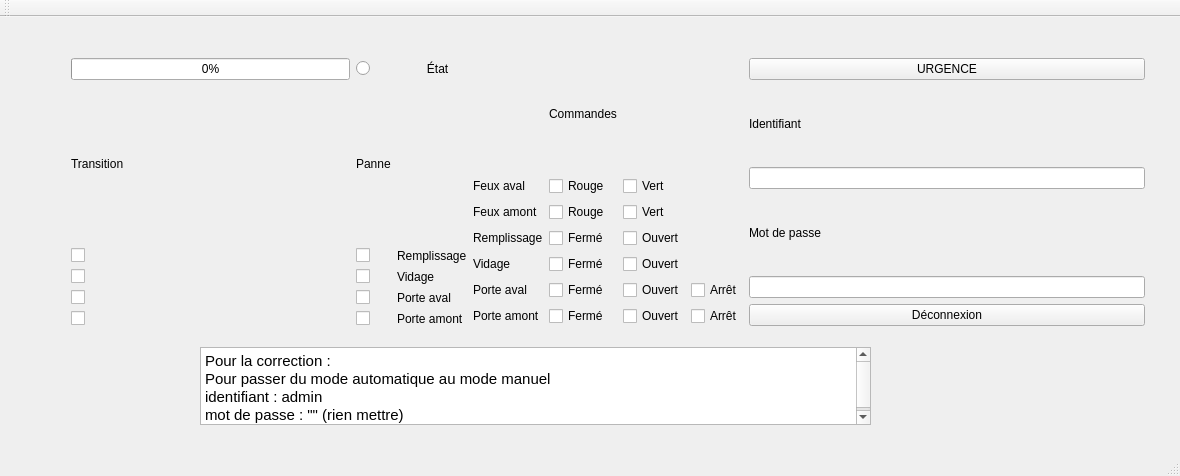
<?xml version="1.0" encoding="UTF-8"?>
<ui version="4.0">
 <class>MainWindow</class>
 <widget class="QMainWindow" name="MainWindow">
  <property name="geometry">
   <rect>
    <x>0</x>
    <y>0</y>
    <width>1180</width>
    <height>476</height>
   </rect>
  </property>
  <property name="windowTitle">
   <string>MainWindow</string>
  </property>
  <widget class="QWidget" name="centralWidget">
   <widget class="QWidget" name="horizontalLayoutWidget">
    <property name="geometry">
     <rect>
      <x>60</x>
      <y>30</y>
      <width>1096</width>
      <height>290</height>
     </rect>
    </property>
    <layout class="QHBoxLayout" name="horizontalLayout">
     <item>
      <layout class="QGridLayout" name="Section_Etat">
       <item row="3" column="2">
        <widget class="QLabel" name="Vanne1">
         <property name="text">
          <string>Remplissage</string>
         </property>
        </widget>
       </item>
       <item row="2" column="1">
        <widget class="QLabel" name="Panne">
         <property name="text">
          <string>Panne</string>
         </property>
        </widget>
       </item>
       <item row="2" column="0">
        <widget class="QLabel" name="Transition">
         <property name="text">
          <string>Transition</string>
         </property>
        </widget>
       </item>
       <item row="5" column="2">
        <widget class="QLabel" name="Vanne2">
         <property name="text">
          <string>Vidage</string>
         </property>
        </widget>
       </item>
       <item row="6" column="2">
        <widget class="QLabel" name="Porte_aval">
         <property name="text">
          <string>Porte aval</string>
         </property>
        </widget>
       </item>
       <item row="0" column="0">
        <widget class="QProgressBar" name="Barre_de_transition">
         <property name="value">
          <number>0</number>
         </property>
        </widget>
       </item>
       <item row="0" column="2">
        <widget class="QLabel" name="Etat">
         <property name="text">
          <string>         État</string>
         </property>
        </widget>
       </item>
       <item row="7" column="2">
        <widget class="QLabel" name="Porte_amont">
         <property name="text">
          <string>Porte amont</string>
         </property>
        </widget>
       </item>
       <item row="0" column="1">
        <widget class="QRadioButton" name="Panne_globale">
         <property name="text">
          <string/>
         </property>
        </widget>
       </item>
       <item row="3" column="1">
        <widget class="QCheckBox" name="Panne_Vanne_remplissage">
         <property name="text">
          <string/>
         </property>
        </widget>
       </item>
       <item row="5" column="1">
        <widget class="QCheckBox" name="Panne_Vanne_vidage">
         <property name="text">
          <string/>
         </property>
        </widget>
       </item>
       <item row="6" column="0">
        <widget class="QCheckBox" name="Transition_Porte_aval">
         <property name="text">
          <string/>
         </property>
        </widget>
       </item>
       <item row="6" column="1">
        <widget class="QCheckBox" name="Panne_Porte_aval">
         <property name="text">
          <string/>
         </property>
        </widget>
       </item>
       <item row="7" column="0">
        <widget class="QCheckBox" name="Transition_Porte_amont">
         <property name="text">
          <string/>
         </property>
        </widget>
       </item>
       <item row="7" column="1">
        <widget class="QCheckBox" name="Panne_Porte_amont">
         <property name="text">
          <string/>
         </property>
        </widget>
       </item>
       <item row="3" column="0">
        <widget class="QCheckBox" name="Transition_Vanne_remplissage">
         <property name="text">
          <string/>
         </property>
        </widget>
       </item>
       <item row="5" column="0">
        <widget class="QCheckBox" name="Transition_Vanne_vidage">
         <property name="text">
          <string/>
         </property>
        </widget>
       </item>
      </layout>
     </item>
     <item>
      <layout class="QGridLayout" name="Section_commandes">
       <item row="1" column="0">
        <widget class="QLabel" name="Feu_aval">
         <property name="text">
          <string>Feux aval</string>
         </property>
        </widget>
       </item>
       <item row="3" column="1">
        <widget class="QCheckBox" name="Fermer_Vanne_remplissage">
         <property name="text">
          <string>Fermé</string>
         </property>
        </widget>
       </item>
       <item row="0" column="1">
        <widget class="QLabel" name="Commandes">
         <property name="text">
          <string>Commandes</string>
         </property>
        </widget>
       </item>
       <item row="5" column="2">
        <widget class="QCheckBox" name="Ouvrir_Porte_aval">
         <property name="text">
          <string>Ouvert</string>
         </property>
        </widget>
       </item>
       <item row="6" column="0">
        <widget class="QLabel" name="Porte_amont_2">
         <property name="text">
          <string>Porte amont</string>
         </property>
        </widget>
       </item>
       <item row="4" column="0">
        <widget class="QLabel" name="Vanne2_2">
         <property name="text">
          <string>Vidage</string>
         </property>
        </widget>
       </item>
       <item row="3" column="0">
        <widget class="QLabel" name="Vanne1_2">
         <property name="text">
          <string>Remplissage</string>
         </property>
        </widget>
       </item>
       <item row="1" column="1">
        <widget class="QCheckBox" name="Feu_aval_rouge">
         <property name="text">
          <string>Rouge</string>
         </property>
        </widget>
       </item>
       <item row="5" column="0">
        <widget class="QLabel" name="Porte_aval_2">
         <property name="text">
          <string>Porte aval</string>
         </property>
        </widget>
       </item>
       <item row="2" column="0">
        <widget class="QLabel" name="Feu_amont">
         <property name="text">
          <string>Feux amont</string>
         </property>
        </widget>
       </item>
       <item row="1" column="2">
        <widget class="QCheckBox" name="Feu_aval_vert">
         <property name="text">
          <string>Vert</string>
         </property>
        </widget>
       </item>
       <item row="2" column="1">
        <widget class="QCheckBox" name="Feu_amont_rouge">
         <property name="text">
          <string>Rouge</string>
         </property>
        </widget>
       </item>
       <item row="2" column="2">
        <widget class="QCheckBox" name="Feu_amont_vert">
         <property name="text">
          <string>Vert</string>
         </property>
        </widget>
       </item>
       <item row="3" column="2">
        <widget class="QCheckBox" name="Ouvrir_Vanne_remplissage">
         <property name="text">
          <string>Ouvert</string>
         </property>
        </widget>
       </item>
       <item row="4" column="1">
        <widget class="QCheckBox" name="Fermer_Vanne_vidage">
         <property name="text">
          <string>Fermé</string>
         </property>
        </widget>
       </item>
       <item row="5" column="1">
        <widget class="QCheckBox" name="Fermer_Porte_aval">
         <property name="text">
          <string>Fermé</string>
         </property>
        </widget>
       </item>
       <item row="4" column="2">
        <widget class="QCheckBox" name="Ouvrir_Vanne_vidage">
         <property name="text">
          <string>Ouvert</string>
         </property>
        </widget>
       </item>
       <item row="6" column="1">
        <widget class="QCheckBox" name="Fermer_Porte_amont">
         <property name="text">
          <string>Fermé</string>
         </property>
        </widget>
       </item>
       <item row="6" column="2">
        <widget class="QCheckBox" name="Ouvrir_Porte_amont">
         <property name="text">
          <string>Ouvert</string>
         </property>
        </widget>
       </item>
       <item row="6" column="3">
        <widget class="QCheckBox" name="Arret_Porte_Amont">
         <property name="text">
          <string>Arrêt</string>
         </property>
        </widget>
       </item>
       <item row="5" column="3">
        <widget class="QCheckBox" name="Arret_Porte_Aval">
         <property name="text">
          <string>Arrêt</string>
         </property>
        </widget>
       </item>
      </layout>
     </item>
     <item>
      <layout class="QVBoxLayout" name="Annexe">
       <item>
        <widget class="QPushButton" name="URGENCE">
         <property name="text">
          <string>URGENCE</string>
         </property>
        </widget>
       </item>
       <item>
        <widget class="QLabel" name="ID">
         <property name="text">
          <string>Identifiant</string>
         </property>
        </widget>
       </item>
       <item>
        <widget class="QLineEdit" name="Saisie_ID">
         <property name="text">
          <string/>
         </property>
        </widget>
       </item>
       <item>
        <widget class="QLabel" name="MdP">
         <property name="text">
          <string>Mot de passe</string>
         </property>
        </widget>
       </item>
       <item>
        <widget class="QLineEdit" name="Saisie_MdP"/>
       </item>
       <item>
        <widget class="QPushButton" name="De_connexion">
         <property name="text">
          <string>Déconnexion</string>
         </property>
        </widget>
       </item>
      </layout>
     </item>
    </layout>
   </widget>
   <widget class="QTextEdit" name="textEdit">
    <property name="geometry">
     <rect>
      <x>200</x>
      <y>330</y>
      <width>671</width>
      <height>78</height>
     </rect>
    </property>
    <property name="html">
     <string>&lt;!DOCTYPE HTML PUBLIC &quot;-//W3C//DTD HTML 4.0//EN&quot; &quot;http://www.w3.org/TR/REC-html40/strict.dtd&quot;&gt;
&lt;html&gt;&lt;head&gt;&lt;meta name=&quot;qrichtext&quot; content=&quot;1&quot; /&gt;&lt;style type=&quot;text/css&quot;&gt;
p, li { white-space: pre-wrap; }
&lt;/style&gt;&lt;/head&gt;&lt;body style=&quot; font-family:'Ubuntu'; font-size:11pt; font-weight:400; font-style:normal;&quot;&gt;
&lt;p style=&quot; margin-top:0px; margin-bottom:0px; margin-left:0px; margin-right:0px; -qt-block-indent:0; text-indent:0px;&quot;&gt;Pour la correction :&lt;/p&gt;
&lt;p style=&quot; margin-top:0px; margin-bottom:0px; margin-left:0px; margin-right:0px; -qt-block-indent:0; text-indent:0px;&quot;&gt;Pour passer du mode automatique au mode manuel&lt;/p&gt;
&lt;p style=&quot; margin-top:0px; margin-bottom:0px; margin-left:0px; margin-right:0px; -qt-block-indent:0; text-indent:0px;&quot;&gt;identifiant : admin&lt;/p&gt;
&lt;p style=&quot; margin-top:0px; margin-bottom:0px; margin-left:0px; margin-right:0px; -qt-block-indent:0; text-indent:0px;&quot;&gt;mot de passe : &amp;quot;&amp;quot; (rien mettre)&lt;/p&gt;&lt;/body&gt;&lt;/html&gt;</string>
    </property>
   </widget>
  </widget>
  <widget class="QMenuBar" name="menuBar">
   <property name="geometry">
    <rect>
     <x>0</x>
     <y>0</y>
     <width>1180</width>
     <height>25</height>
    </rect>
   </property>
  </widget>
  <widget class="QToolBar" name="mainToolBar">
   <attribute name="toolBarArea">
    <enum>TopToolBarArea</enum>
   </attribute>
   <attribute name="toolBarBreak">
    <bool>false</bool>
   </attribute>
  </widget>
  <widget class="QStatusBar" name="statusBar"/>
 </widget>
 <layoutdefault spacing="6" margin="11"/>
 <resources/>
 <connections/>
</ui>
